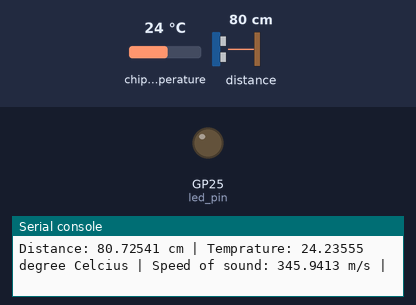
The program below on a simulated Raspberry Pi Pico running MicroPython. On the bench: output pins drawn as LEDs (lit = HIGH), the last lines printed to the serial console. Dashed ring = blinking. The test bench sets the inputs (shaded band); at power-on: distance to the obstacle 80 cm, chip temperature 24 °C. The echo pulse lasts 58.3 µs per cm; pins used as bus, display or sensor lines are not drawn.

Above: at 1.2 s.
1.3 s: distance to the obstacle set to 5 cm
3.4 s: distance to the obstacle set to 2 cm
At 4.2 s:
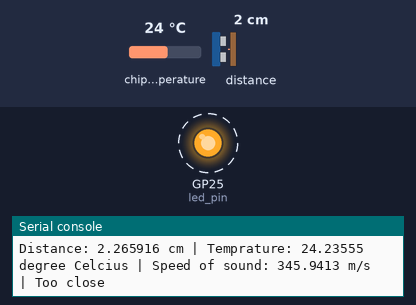
8.5 s: distance to the obstacle set to 4 cm
At 9.8 s:
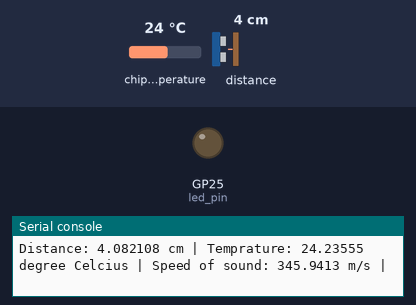
10.6 s: chip temperature set to 14 °C
12.7 s: chip temperature set to 11 °C
At 15.1 s:
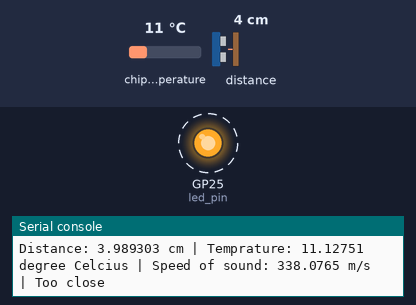
Timing chart, 0 to 18.8 s (numbered marks = the images above; inputs shaded):
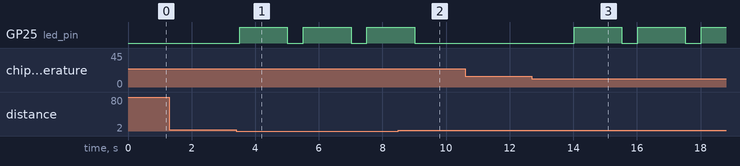

Measured:
- the behaviour switches between 4 and 3 cm on distance to the obstacle (found by bisection; images 0 and 1)
- the behaviour switches between 13 and 12 °C on chip temperature (found by bisection; images 2 and 3)
- after the input at 3.4 s, GP25 (led_pin): alternates HIGH for 1.5 s and LOW for 0.50 s, starting after 0.11 s
- after the input at 8.5 s, GP25 (led_pin): goes on until 9.0 s, then stays LOW
- after the input at 12.7 s, GP25 (led_pin): alternates HIGH for 1.5 s and LOW for 0.50 s, starting after 1.3 s

The program:

ultrasonic_sensor.py
```python
from machine import Pin,ADC   # GPIO pins
import utime                  # time related functions

trigger = Pin(1, Pin.OUT)                    # send pulse
echo = Pin(0, Pin.IN)                        # recieve pulse
led_pin = machine.Pin(25, machine.Pin.OUT)   # led

def ultra():

    led_pin.value(0)      # ensure led off
    utime.sleep(0.5)

    trigger.low()         # ensure sensor inactive
    utime.sleep_us(2)

    trigger.high()        # short burst (10 microsecs)
    utime.sleep_us(10)
    trigger.low()

    while echo.value() == 0:
        signaloff = utime.ticks_us()      # no signal timestamp >

    while echo.value() == 1:
        signalon = utime.ticks_us()       # signal timestamp <

    timepassed = signalon - signaloff     # total time <>

    sensor_temp = ADC(4)                  # getting temprature (dry air)
    conversion_factor = 3.3/65535
    reading = sensor_temp.read_u16() * conversion_factor
    temp = 27 - (reading - 0.706)/0.001721
    speed  = (331.4+(0.6*temp))/1e4       # cm/microseconds

    distance = (timepassed * speed) / 2

    warning = ""                          # distance warnings

    if distance <= 4:
        warning = "Too close"
        led_pin.value(1)
        utime.sleep(0.5)

    if distance >= 400:
        warning = "Too far"
        led_pin.value(1)
        utime.sleep(0.5)

    print("Distance:",distance,"cm","| Temprature:",temp, "degree Celcius | Speed of sound:", speed*1e4, "m/s |", warning)

while True:               # runs the loop each second
    ultra()
    utime.sleep(1)


        
```
